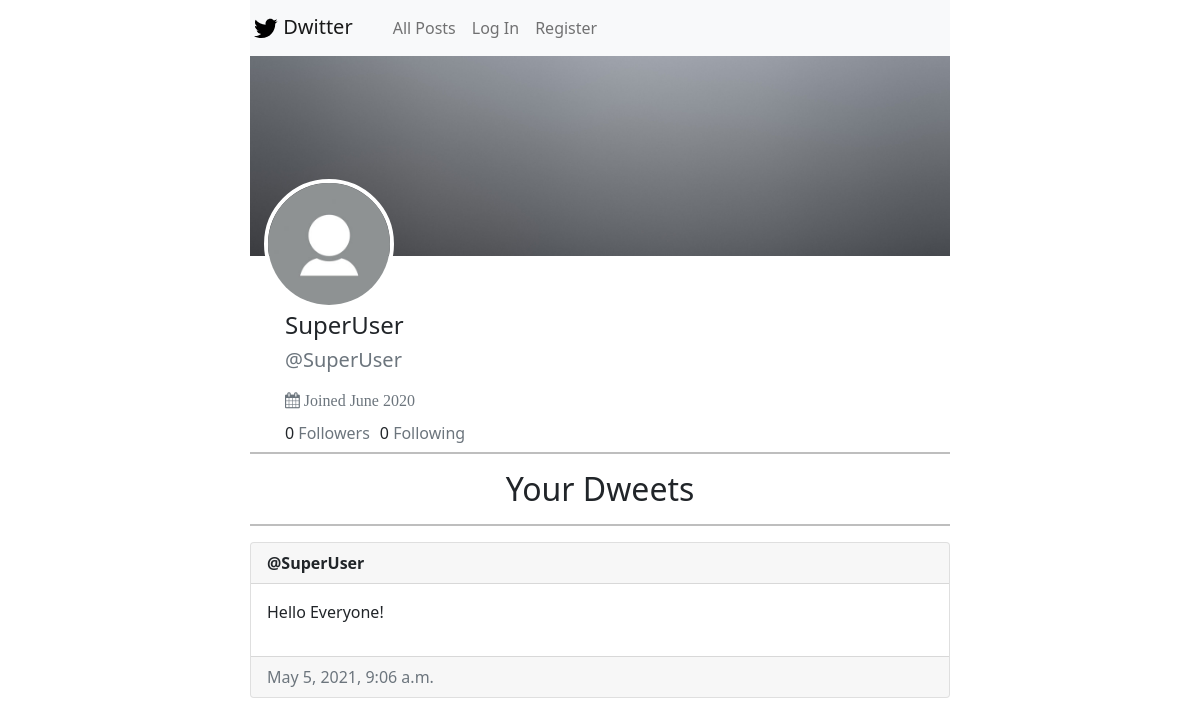
Page /2 on the earlier database version.
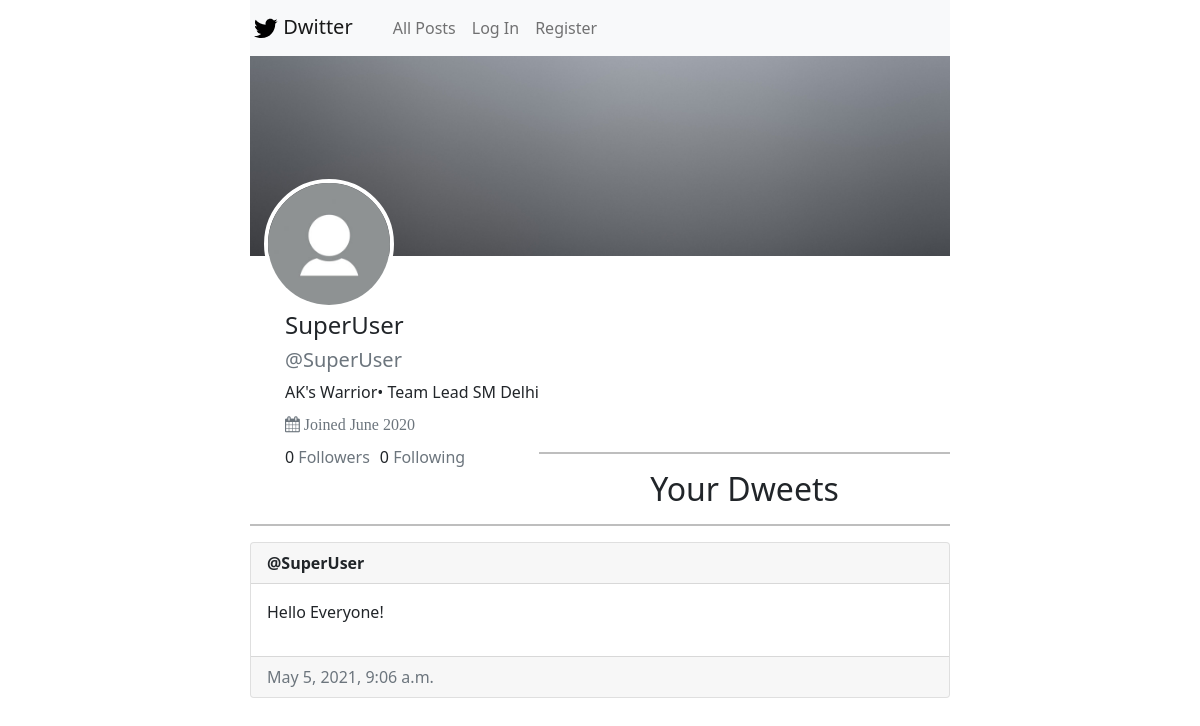
Same page on the later database version.
### network/models.py (models this page shows, shortened)
class User(AbstractUser):
    pass

class Profile(models.Model):
    user = models.OneToOneField(
        User, on_delete=models.CASCADE, related_name="user_profile"
    )
    profile_pic = models.ImageField(default="default.jpg", upload_to="profile_pics")
    background_img = models.ImageField(
        default="Default_background.jpg", upload_to="bg_img"
    )
    bio = models.TextField(null=False, default="")

class post(models.Model):
    posted_by = models.ForeignKey(
        User, on_delete=models.CASCADE, related_name="post_owner"
    )
    posted_on = models.DateTimeField(auto_now_add=True)
    description = models.TextField(null=False, default="")

### network/views.py (the view)
# urls.py: path("<int:user_id>", views.others_profile, name="others_profile"),
def others_profile(request, user_id):
    user = User.objects.get(pk=user_id)
    follow_unfollow = ""
    style = ""
    all_follower_following = follower_following.objects.all()
    flag = 0
    for i in all_follower_following:
        if str(i.followers) == str(user.username) and str(i.following) == str(
            request.user.username
        ):
            follow_unfollow = "unfollow"
            style = "danger"
            flag = 1
            break
    if not flag:
        follow_unfollow = "follow"
        style = "dark"
    if user:
        posts = post.objects.filter(posted_by=user)
        followers = User.objects.get(username=user.username).my_followers.count()
        following = User.objects.get(username=user.username).my_following.count()
        return render(
            request,
            "network/profile.html",
            {
                "user": user,
                "posts": posts,
                "followers": followers,
                "following": following,
                "follow_button_text": follow_unfollow,
                "follow_button_style": style,
            },
        )
    return HttpResponse("NO user with that name!!!")

### network/templates/network/profile.html (shortened to what this page needs)
{% extends "network/layout.html" %}
{% block body %}
<div
    style="background-image: url('{{user.user_profile.background_img.url}}');background-size:cover;background-position:center; height:200px; ;padding-top:123px;">
    <img src="{{user.user_profile.profile_pic.url}}"
        style="margin-left: 2%; height:130px;width: 130px; border-radius: 50%; border: 4px solid #ffffff;"
        alt="Profile Pic of {{user.username}}" title="{{user.username}}">
</div>
<div class="user-details" style="margin-left: 5%; margin-top: 55px;float: left;">
    <div id="name-and-username">
        <h4>{{user.username}}</h4>
        <h5 class="text-muted">@{{user.username}}</h5>
    </div>
    <div class="status">
        {{user.user_profile.bio}}
    </div>
    <p class="text-muted fa" style="margin-top: 12px;"><i class="fa fa-calendar"></i> Joined June 2020</p>
    <div id="follow-details">
        <h6 style="text-align:left;float:left;margin-right: 10px;"> <span id="followers">{{followers}}</span> <span
                class="text-muted">Followers</span></h6>
        <h6 style="float:left;">{{following}} <span class="text-muted">Following</span> </h6>
    </div>
</div>
<hr style="margin-top: 28%;border: 1px solid black;">
<h2 class="text-center">Your Dweets</h2>
<hr style="border: 1px solid black;">
<div class="my-posts">
    {% for post in posts %}
    <div class="card">
        <div class="card-header">
            <strong>@{{post.posted_by.username}}</strong>
        </div>
        <div class="card-body">
            <p>
                {{post.description}}
            </p>
        </div>
        <div class="card-footer text-muted">
            {{post.posted_on}}
        </div>
        {% endfor %}
    </div>
</div>
{% endblock %}

### network/templates/network/layout.html (shortened to what this page needs)
{% load static %}
<!DOCTYPE html>
<html lang="en">
    <head>
        <link rel="stylesheet"
            href="https://cdn.jsdelivr.net/npm/@fortawesome/fontawesome-free@5.15.3/css/fontawesome.min.css">
        <link href="https://cdn.jsdelivr.net/npm/bootstrap@5.0.0-beta3/dist/css/bootstrap.min.css" rel="stylesheet"
>
        <link href="{% static 'network/styles.css' %}" rel="stylesheet">
        <link rel="stylesheet"
            href="https://cdnjs.cloudflare.com/ajax/libs/font-awesome/4.7.0/css/font-awesome.min.css">
    </head>
    <body class="col-lg-7" style="margin: auto;">
        <nav class="navbar navbar-expand-lg navbar-light bg-light">
            <a class="navbar-brand" style="padding-left: 3px;line-height: 15px;" href="{% url 'index' %}">
                Dwitter
            </a>
            <div>
                <ul class="navbar-nav mr-auto">
                    {% if user.is_authenticated %}
                    <li class="nav-item">
                        <a class="nav-link" href="{% url 'profile'%}"><strong>{{ request.user.username }}</strong></a>
                    </li>
                    {% endif %}
                    <li class="nav-item">
                        <a class="nav-link" href="{% url 'index' %}">All Posts</a>
                    </li>
                    {% if request.user.is_authenticated %}
                    <li class="nav-item">
                        <a class="nav-link" href="{% url 'posts_of_following' %}">Following</a>
                    </li>
                    <li class="nav-item">
                        <a class="nav-link" href="{% url 'logout' %}">Log Out</a>
                    </li>
                    {% else %}
                    <li class="nav-item">
                        <a class="nav-link" href="{% url 'login' %}">Log In</a>
                    </li>
                    <li class="nav-item">
                        <a class="nav-link" href="{% url 'register' %}">Register</a>
                    </li>
                    {% endif %}
                </ul>
            </div>
        </nav>
        <div class="body">
            {% block body %}
            {% endblock %}
        </div>
    </body>
</html>

### network/static/network/styles.css (style rules this page uses)
a { text-decoration: none; }

Differences in the rows shown:
changed User "SuperUser": user_profile.bio (not shown) → "AK's Warrior• Team Lead SM Delhi"
